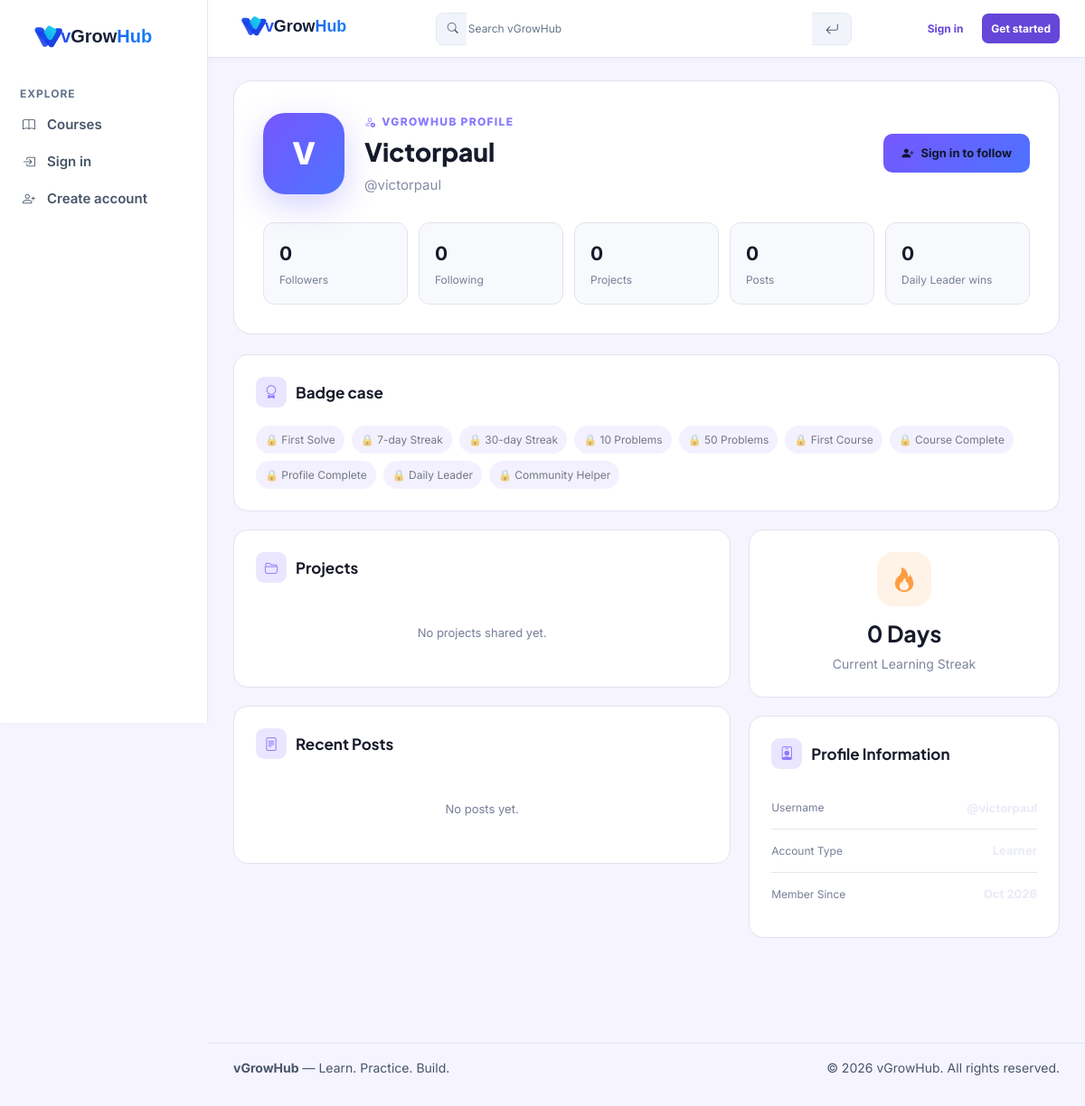
The app's page /profile/Victorpaul/, older data.
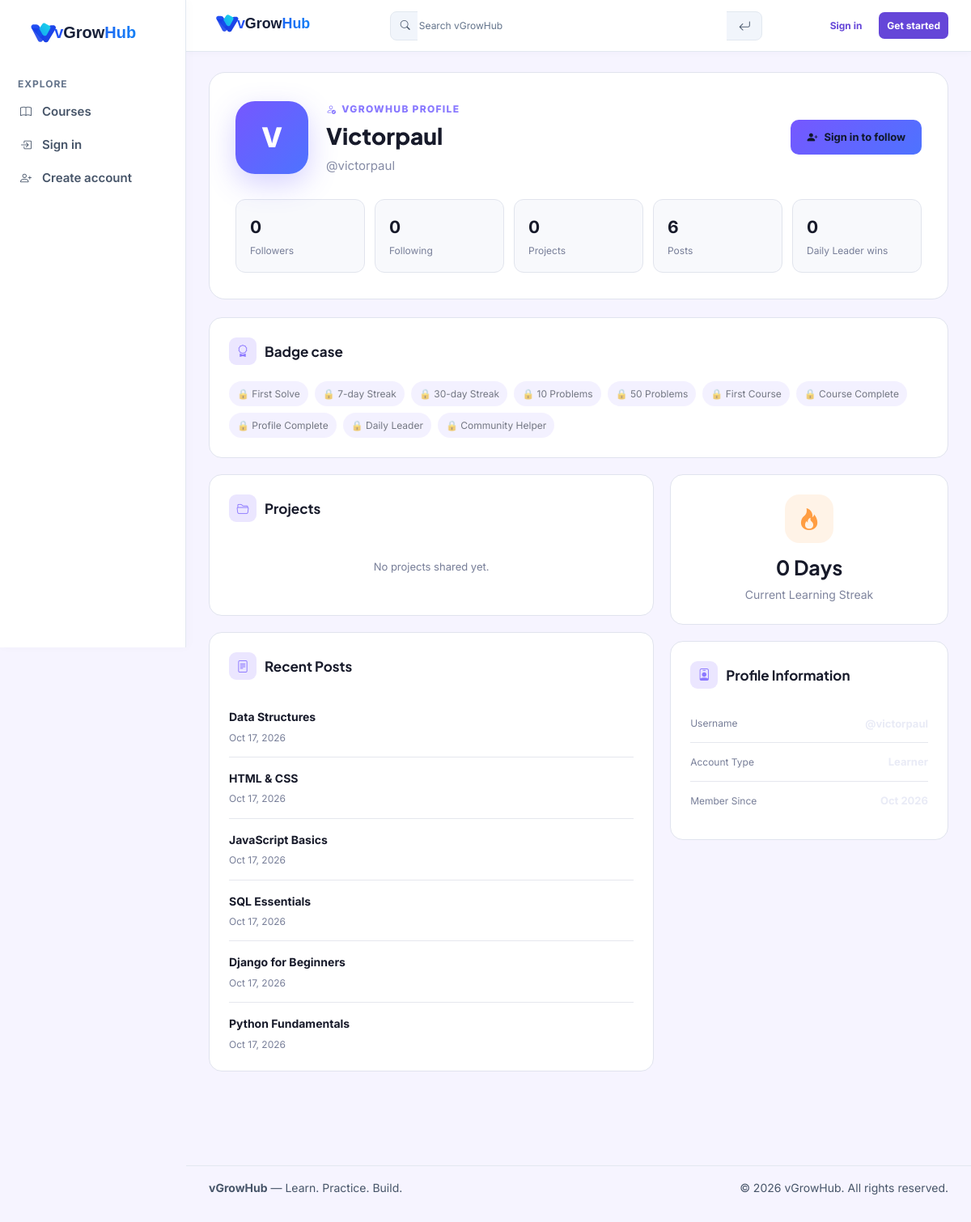
The same page, newer data.
### blog/models.py (models this page shows, shortened)
class Post(models.Model):
    STATUS_CHOICES = [
        ('DRAFT', 'Draft'),
        ('PUBLISHED', 'Published'),
        ('ARCHIVED', 'Archived'),
    ]
    CATEGORY_CHOICES = [
        ('Python', 'Python'),
        ('Django', 'Django'),
        ('AI', 'AI'),
        ('Java', 'Java'),
        ('JavaScript', 'JavaScript'),
        ('C++', 'C++'),
        ('C#', 'C#'),
        ('PHP', 'PHP'),
        ('Ruby', 'Ruby'),
        ('Go', 'Go'),
        ('Swift', 'Swift'),
        ('Kotlin', 'Kotlin'),
        ('Rust', 'Rust'),
        ('TypeScript', 'TypeScript'),
        ('SQL', 'SQL'),
        ('HTML/CSS', 'HTML/CSS'),
        ('Other', 'Other'),
    ]
    DIFFICULTY_CHOICES = [
        ('Beginner', 'Beginner'),
        ('Intermediate', 'Intermediate'),
        ('Advanced', 'Advanced'),
    ]
    ACCESS_CHOICES = [
        ('free', 'Free'),
        ('paid', 'Paid'),
    ]
    title = models.CharField(
        max_length=100
    )
    slug = models.SlugField(
        max_length=180,
        unique=True,
        blank=True,
    )
    category = models.CharField(
        max_length=20,
        choices=CATEGORY_CHOICES,
        default='Python'
    )
    description = models.TextField(
        blank=True
    )
    difficulty = models.CharField(
        max_length=20,
        choices=DIFFICULTY_CHOICES,
        default='Beginner'
    )
    duration_minutes = models.PositiveSmallIntegerField(default=0)
    access = models.CharField(max_length=8, choices=ACCESS_CHOICES, default='free')
    required_plan = models.ForeignKey(
        SubscriptionPlan,
        on_delete=models.SET_NULL,
        related_name='courses',
        null=True,
        blank=True,
    )
    is_free = models.BooleanField(default=True)
    price = models.DecimalField(max_digits=8, decimal_places=2, default=0)
    what_you_learn = models.TextField(
        blank=True
    )
    prerequisites = models.TextField(blank=True)
    content = models.TextField()
    status = models.CharField(
        max_length=20,
        choices=STATUS_CHOICES,
        default='PUBLISHED',
    )
    sequential_learning = models.BooleanField(default=False)
    image = models.ImageField(
        upload_to='posts/',
        blank=True,
        null=True
    )
    author = models.ForeignKey(
        User,
        on_delete=models.CASCADE
    )
    created_at = models.DateTimeField(
        auto_now_add=True
    )

### blog/views.py (the view, shortened to what this page needs)
@require_GET
def user_profile(request, username):
    profile_user = User.objects.filter(
        username__iexact=username
    ).order_by('pk').first()
    if profile_user is None:
        if username.isdecimal():
            return legacy_user_profile(request, int(username))
        raise Http404
    is_owner = request.user.is_authenticated and request.user == profile_user
    blocked_by_viewer = (
        request.user.is_authenticated
        and not is_owner
        and UserBlock.objects.filter(
            blocker=request.user,
            blocked=profile_user,
        ).exists()
    )
    if (
        request.user.is_authenticated
        and not is_owner
        and UserBlock.objects.filter(
            blocker=profile_user,
            blocked=request.user,
        ).exists()
    ):
        raise Http404
    user_profile, created = UserProfile.objects.get_or_create(
        user=profile_user
    )
    if user_profile.is_deactivated or user_profile.scheduled_deletion_at:
        raise Http404
    profile_user = User.objects.filter(pk=profile_user.pk).annotate(
        follower_count=Count(
            'received_follow_requests',
            filter=Q(received_follow_requests__status='ACCEPTED'),
            distinct=True,
        ),
        following_count=Count(
            'sent_follow_requests',
            filter=Q(sent_follow_requests__status='ACCEPTED'),
            distinct=True,
        ),
    ).select_related('profile_data').get()
    follower_count = profile_user.follower_count
    following_count = profile_user.following_count
    is_following = False
    follows_viewer = False
    outgoing_pending = False
    incoming_request = None
    can_view_content = not blocked_by_viewer and (
        is_owner
        or not user_profile.is_private
        or is_following
    )
    if can_view_content:
        community_posts = CommunityPost.objects.filter(
            author=profile_user,
            is_hidden=False,
        ).order_by("-created_at", "-pk")
        course_posts = Post.objects.filter(
            author=profile_user,
        ).order_by("-created_at", "-pk")
        posts = sorted(
            [*community_posts, *course_posts],
            key=lambda post: (post.created_at, post.pk),
            reverse=True,
        )
    else:
        posts = []
    projects = Project.objects.filter(
        owner=profile_user
    ).order_by("-created_at") if can_view_content else Project.objects.none()
    if can_view_content and not is_owner:
        projects = projects.filter(is_public=True, publication_status='PUBLISHED')
    context = {
        "profile_user": profile_user,
        "user_profile": user_profile,
        "display_name": (
            user_profile.display_name
            or profile_user.get_full_name()
            or profile_user.username
        ),
        "posts": posts,
        "projects": projects,
        "is_private": user_profile.is_private,
        "can_view_content": can_view_content,
        "is_following": is_following,
        "follows_viewer": follows_viewer,
        "is_muted": FollowRequest.objects.filter(
            sender=request.user,
            receiver=profile_user,
            status='ACCEPTED',
            is_muted=True,
        ).exists() if request.user.is_authenticated and not is_owner else False,
        "can_message": (
            request.user.is_authenticated
            and (
                _can_message_between(request.user, profile_user)
                or _message_request_allowed(request.user, profile_user)
            )
        ),
        "outgoing_pending": outgoing_pending,
        "incoming_request_id": incoming_request.id if incoming_request else None,
        "incoming_pending": incoming_request is not None,
        "follower_count": follower_count,
        "following_count": following_count,
        "post_count": len(posts),
        "project_count": projects.count(),
        "profile_like_count": 0,
        "learning_streak": _learning_streak_for_user(profile_user),
        "daily_leader_wins": profile_user.daily_leader_wins.count(),
        "badges": badge_case(profile_user),
        "show_public_badges": user_profile.show_public_badges,
        "is_owner": is_owner,
        "blocked_by_viewer": blocked_by_viewer,
    }
    return render(
        request,
        "blog/user_profile.html",
        context
    )

### blog/context_processors.py (called while the page is built, shortened)
def unread_message_count(request):
    if not request.user.is_authenticated:
        return {
            "UNREAD_MESSAGE_COUNT": 0
        }

### blog/models.py (called while the page is built)
    def save(self, *args, **kwargs):
        self.pk = 1
        super().save(*args, **kwargs)
        cache.delete('blog.site_settings')

    @classmethod
    def get_cached(cls):
        settings_obj = cache.get('blog.site_settings')
        if settings_obj is None:
            settings_obj, _ = cls.objects.get_or_create(pk=1)
            cache.set('blog.site_settings', settings_obj, 300)
        return settings_obj

### blog/views.py (called while the page is built)
def _learning_streak_for_user(user):
    return _streak_data(user, _activity_dates(user))[0]

### templates/blog/user_profile.html (shortened to what the changed rows need)
{% extends "blog/base.html" %}
{% load static %}
{% block content %}
<div class="user-profile-page">
    <section class="user-profile-hero">
        <div class="user-profile-main">
            <div class="user-profile-info">
                <h1>
                    {{ display_name }}
                </h1>
            </div>
        </div>
        <div class="profile-stats">
            <a href="#posts" class="profile-stat profile-stat-link">
                <strong>
                    {{ post_count }}
                </strong>
                <span>
                    Posts
                </span>
            </a>
        </div>
    </section>
    {% if can_view_content and show_public_badges %}
    <section class="profile-card profile-badge-case">
        <div class="profile-card-header">
            <h2>Badge case</h2>
        </div>
        {% include "blog/includes/badge_case.html" with badges=badges %}
    </section>
    {% endif %}
    <div class="profile-content-grid">
        {% if can_view_content %}
        <div>
            <section class="profile-card" id="projects">
                <div class="profile-card-header">
                    <h2>
                        Projects
                    </h2>
                </div>
            </section>
            <section class="profile-card" id="posts">
                <div class="profile-card-header">
                    <i class="bi bi-file-text"></i>
                    <h2>
                        Recent Posts
                    </h2>
                </div>
                {% for post in posts %}
                <div class="profile-project">
                    <div class="profile-project-info">
                        <strong>
                            {{ post.title }}
                        </strong>
                        <span>
                            {{ post.created_at|date:"M d, Y" }}
                        </span>
                    </div>
                </div>
                {% empty %}
                <div class="profile-empty">
                    No posts yet.
                </div>
                {% endfor %}
            </section>
        </div>
        {% endif %}
        <div>
            <section class="profile-card">
                <div class="profile-card-header">
                    <h2>
                        Profile Information
                    </h2>
                </div>
            </section>
        </div>
    </div>
</div>
{% endblock %}

Row changes from the older to the newer data that the page shows:
added Post: title "Data Structures", created_at "Oct 17, 2026"
added Post: title "HTML & CSS", created_at "Oct 17, 2026"
added Post: title "JavaScript Basics", created_at "Oct 17, 2026"
added Post: title "SQL Essentials", created_at "Oct 17, 2026"
added Post: title "Django for Beginners", created_at "Oct 17, 2026"
added Post: title "Python Fundamentals", created_at "Oct 17, 2026"
Text that changed along with them:
{{ post_count }}: "0" → "6"
text no longer shown: "No posts yet."
